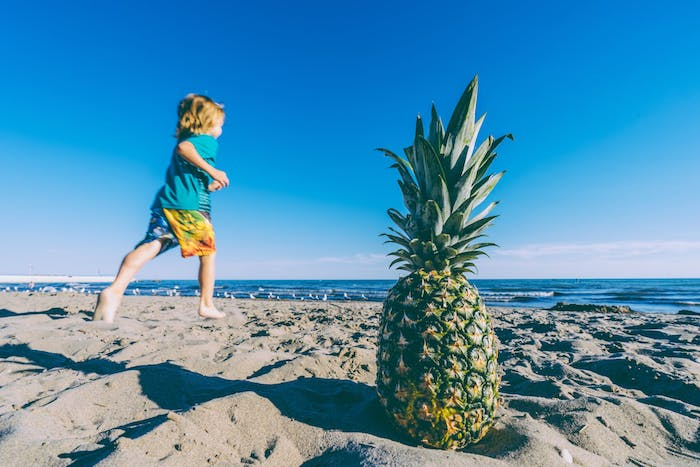
#> input picture AsciiArt/ascii-pineapple.jpg, 700 x 467 px
$ python start.py ascii-pineapple.jpg   (older library calls are emulated)
#> lines starting #> are read from the running program, lines starting #| are printed output that depends on the picture
#!/usr/bin/env python

from PIL import Image
import numpy as np
from colorama import Fore, Back, Style
import argparse

parser = argparse.ArgumentParser()
parser.add_argument("filePath", help="file path")
parser.add_argument("-i","--invert", help="invert the result", action="store_true")
parser.add_argument("-t", "--threshold", help="rgb threshold", type=int, default=110)

characters = "`^\",:;Il!i~+_-?][}{1)(|\\/tfjrxnuvczXYUJCLQ0OZmwqpdbkhao*#MW&8%B@$"
args = parser.parse_args()
filePath = args.filePath
isInvert=args.invert
rgb_threshold = args.threshold

def getColor(R, G, B):
    r = 1 if R > 110 else 0
    g = 1 if G > 110 else 0
    b = 1 if B > 110 else 0
    if (r, g, b) == (0, 0, 0):
        return Fore.BLACK
    elif (r, g, b) == (1, 1, 1):
        return Fore.WHITE
    elif (r, g, b) == (0, 0, 1):
        return Fore.BLUE
    elif (r, g, b) == (0, 1, 0):
        return Fore.GREEN
    elif (r, g, b) == (1, 0, 0):
        return Fore.RED
    elif (r, g, b) == (0, 1, 1):
        return Fore.CYAN
    elif (r, g, b) == (1, 0, 1):
        return Fore.MAGENTA
    else:
        return Fore.YELLOW


def getCharacters(brightness, invert=False):
    index =  int(brightness / 255 * (len(characters) - 1))
    index = index if invert == False else len(characters) - 1 - index
    return characters[index]

im = Image.open(filePath)
#> im is the input picture: PIL image 700x467 RGB; mean R, G, B 79.7, 142.9, 176.6
print(im.format, im.size, im.mode)
#| JPEG (700, 467) RGB
base_width = 100
base_height = int(base_width / im.size[0] * im.size[1])
#> base_height = 66

im = im.resize((base_width, base_height), Image.ANTIALIAS)
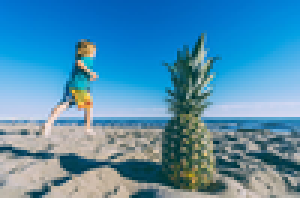
#> im: PIL image 100x66 RGB (shown 3 times larger); mean R, G, B 79.8, 142.9, 176.6
print(im.format, im.size, im.mode)
#| None (100, 66) RGB
im.save("haha.jpg")
temp = np.asarray(im)
print('Iteratin though pixel')

for x in range(temp.shape[0]):
    for y in range(temp.shape[1]):
        averageRgb = (int(temp[x][y][0]) + int(temp[x][y][1]) + int(temp[x][y][2])) / 3
        color = getColor(temp[x][y][0], temp[x][y][1], temp[x][y][2])
        print(color + getCharacters(averageRgb, isInvert), end="")
        print(color + getCharacters(averageRgb, isInvert), end="")
        print(color + getCharacters(averageRgb, isInvert), end="")
    print('\n')
#> this loop made 66 passes
